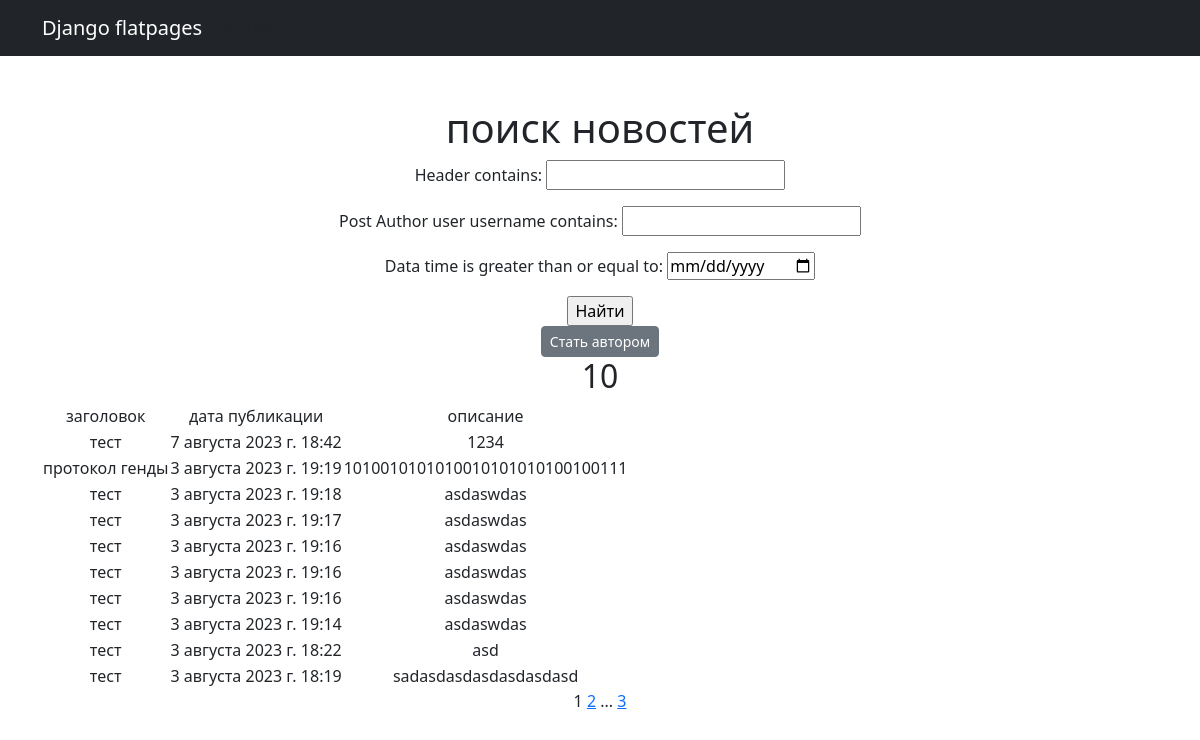
/news/search/ (signed in), run on the app's committed database.
### news/models.py (models this page shows, shortened)
class Post(models.Model):
    Article = "AR"
    New = "NW"
    POSICHEN = [
        (Article, "статья"),
        (New, "новость")
    ]
    post_Author = models.ForeignKey(Author, on_delete=models.CASCADE)
    WIT = models.CharField(max_length=2, choices=POSICHEN)
    data_time = models.DateTimeField(auto_now_add=True)
    category = models.ManyToManyField(Category, through='PostCategory')
    header = models.CharField(max_length=50)
    text = models.TextField(max_length=3000)
    raiting = models.IntegerField(default=0)

### news/views.py (the view)
# urls.py: path('search/', news_search.as_view()),
class news_search(LoginRequiredMixin, ListView):
    model = Post
    ordering = '-id'
    context_object_name = 'news'
    template_name = 'news_search.html'
    paginate_by = 10
    def get_queryset(self):
        queryset = super().get_queryset()
        self.filterset = NewsFilter(self.request.GET, queryset)
        return self.filterset.qs
    def get_context_data(self, **kwargs):
        context = super().get_context_data(**kwargs)
        context['filterset'] = self.filterset
        return context

### news/templatetags/custom_filters.py (called while the page is built)
@register.filter()
def censor(text):
    list_bad_words = ("игры",)
    over_text = text
    for bad_word in list(list_bad_words):
        over_text = over_text.replace(bad_word, bad_word[:1] + '*' * (len(bad_word) - 1))
    return over_text

### templates/news_search.html (shortened to what this page needs)
{% extends 'flatpages/default.html' %}
{% load custom_filters %}
{% block content %}
<h1>поиск новостей</h1>
   <form action="" method="get">
       {{ filterset.form.as_p }}
       <input type="submit" value="Найти" />
   </form>
<a href="{% url 'make' %}" class="btn btn-secondary btn-sm">Стать автором</a>
<h2>{{news|length}}</h2>
{% if news %}
<table>
    <tr>
        <td>заголовок</td>
        <td>дата публикации</td>
        <td>описание</td>
    </tr>
    {% for new in news%}
    <tr>
        <td>{{ new.header|censor }}</td>
        <td>{{ new.data_time }}</td>
        <td>{{ new.text|truncatewords:20 }}</td>
    </tr>
    {% endfor %}
</table>
{% else %}
<h1>таких новостей нет</h1>
{%endif%}
   {{ page_obj.number }}
   {% if page_obj.has_next %}
       <a href="?page={{ page_obj.next_page_number }}">{{ page_obj.next_page_number }}</a>
       {% if paginator.num_pages != page_obj.next_page_number %}
           ...
           <a href="?page={{ page_obj.paginator.num_pages }}">{{ page_obj.paginator.num_pages }}</a>
       {% endif %}
   {% endif %}
{% endblock content %}

### data on the page
Post: header|censor "тест", data_time "7 августа 2023 г. 18:42", text "1234"
Post: header|censor "протокол генды", data_time "3 августа 2023 г. 19:19", text "1010010101010010101010100100111"
Post: header|censor "тест", data_time "3 августа 2023 г. 19:18", text "asdaswdas"
Post: header|censor "тест", data_time "3 августа 2023 г. 19:17", text "asdaswdas"
Post: header|censor "тест", data_time "3 августа 2023 г. 19:16", text "asdaswdas"
Post: header|censor "тест", data_time "3 августа 2023 г. 19:16", text "asdaswdas"
Post: header|censor "тест", data_time "3 августа 2023 г. 19:16", text "asdaswdas"
Post: header|censor "тест", data_time "3 августа 2023 г. 19:14", text "asdaswdas"
Post: header|censor "тест", data_time "3 августа 2023 г. 18:22", text "asd"
Post: header|censor "тест", data_time "3 августа 2023 г. 18:19", text "sadasdasdasdasdasdasd"

### other printed values
{{ news|length }} "10"
{{ page_obj.number }} "1"
{{ page_obj.next_page_number }} "2"
{{ page_obj.paginator.num_pages }} "3"
